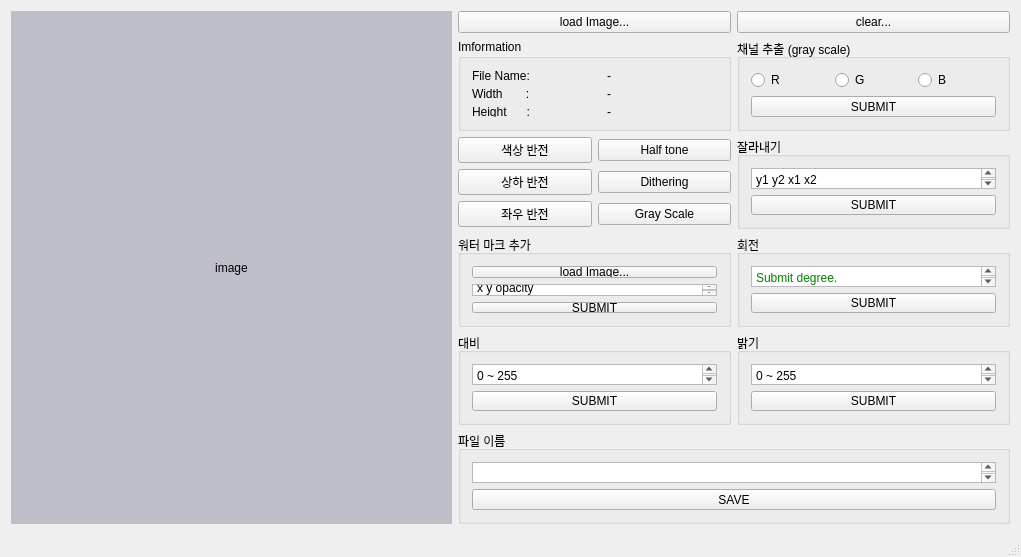
<?xml version="1.0" encoding="UTF-8"?>
<ui version="4.0">
 <class>MainWindow</class>
 <widget class="QMainWindow" name="MainWindow">
  <property name="geometry">
   <rect>
    <x>0</x>
    <y>0</y>
    <width>1021</width>
    <height>557</height>
   </rect>
  </property>
  <property name="minimumSize">
   <size>
    <width>1021</width>
    <height>557</height>
   </size>
  </property>
  <property name="windowTitle">
   <string>PPM Image Processing</string>
  </property>
  <widget class="QWidget" name="centralWidget">
   <layout class="QHBoxLayout" name="horizontalLayout_2">
    <item>
     <layout class="QHBoxLayout" name="horizontalLayout">
      <item>
       <widget class="QLabel" name="image">
        <property name="sizePolicy">
         <sizepolicy hsizetype="Expanding" vsizetype="Preferred">
          <horstretch>0</horstretch>
          <verstretch>0</verstretch>
         </sizepolicy>
        </property>
        <property name="minimumSize">
         <size>
          <width>441</width>
          <height>491</height>
         </size>
        </property>
        <property name="maximumSize">
         <size>
          <width>16777215</width>
          <height>16777215</height>
         </size>
        </property>
        <property name="styleSheet">
         <string notr="true">border-color: rgb(0, 0, 0);
font: 9pt &quot;Courier&quot;;
background-color: rgb(190, 191, 200);</string>
        </property>
        <property name="text">
         <string>image</string>
        </property>
        <property name="alignment">
         <set>Qt::AlignCenter</set>
        </property>
       </widget>
      </item>
      <item>
       <layout class="QGridLayout" name="gridLayout_3">
        <item row="3" column="0">
         <widget class="QGroupBox" name="groupBox_6">
          <property name="title">
           <string>워터 마크 추가</string>
          </property>
          <layout class="QVBoxLayout" name="verticalLayout_5">
           <item>
            <layout class="QGridLayout" name="gridLayout_2">
             <item row="1" column="0" colspan="2">
              <widget class="QTextEdit" name="add_watermark">
               <property name="maximumSize">
                <size>
                 <width>16777215</width>
                 <height>22</height>
                </size>
               </property>
               <property name="html">
                <string>&lt;!DOCTYPE HTML PUBLIC &quot;-//W3C//DTD HTML 4.0//EN&quot; &quot;http://www.w3.org/TR/REC-html40/strict.dtd&quot;&gt;
&lt;html&gt;&lt;head&gt;&lt;meta name=&quot;qrichtext&quot; content=&quot;1&quot; /&gt;&lt;style type=&quot;text/css&quot;&gt;
p, li { white-space: pre-wrap; }
&lt;/style&gt;&lt;/head&gt;&lt;body style=&quot; font-family:'Gulim'; font-size:9pt; font-weight:400; font-style:normal;&quot;&gt;
&lt;p style=&quot; margin-top:0px; margin-bottom:0px; margin-left:0px; margin-right:0px; -qt-block-indent:0; text-indent:0px;&quot;&gt;x y opacity&lt;/p&gt;&lt;/body&gt;&lt;/html&gt;</string>
               </property>
              </widget>
             </item>
             <item row="0" column="0" colspan="2">
              <widget class="QPushButton" name="loadImage_watermark">
               <property name="text">
                <string>load Image...</string>
               </property>
              </widget>
             </item>
             <item row="2" column="0" colspan="2">
              <widget class="QPushButton" name="load_imageS">
               <property name="text">
                <string>SUBMIT</string>
               </property>
              </widget>
             </item>
            </layout>
           </item>
          </layout>
         </widget>
        </item>
        <item row="0" column="0">
         <widget class="QPushButton" name="loadImage">
          <property name="text">
           <string>load Image...</string>
          </property>
         </widget>
        </item>
        <item row="5" column="0" colspan="2">
         <widget class="QGroupBox" name="fileNamegroup">
          <property name="title">
           <string>파일 이름</string>
          </property>
          <layout class="QVBoxLayout" name="verticalLayout">
           <item>
            <widget class="QTextEdit" name="save_file_directory">
             <property name="maximumSize">
              <size>
               <width>16777215</width>
               <height>22</height>
              </size>
             </property>
            </widget>
           </item>
           <item>
            <widget class="QPushButton" name="save_file">
             <property name="text">
              <string>SAVE</string>
             </property>
            </widget>
           </item>
          </layout>
         </widget>
        </item>
        <item row="1" column="0">
         <widget class="QGroupBox" name="imageImform">
          <property name="title">
           <string>Imformation</string>
          </property>
          <layout class="QGridLayout" name="gridLayout">
           <item row="0" column="0">
            <widget class="QLabel" name="fileName">
             <property name="text">
              <string>File Name: </string>
             </property>
            </widget>
           </item>
           <item row="1" column="0">
            <widget class="QLabel" name="fileWidth">
             <property name="text">
              <string>Width       : </string>
             </property>
            </widget>
           </item>
           <item row="2" column="0">
            <widget class="QLabel" name="fileHeight">
             <property name="text">
              <string>Height      : </string>
             </property>
            </widget>
           </item>
           <item row="0" column="1">
            <widget class="QLabel" name="FileName_val">
             <property name="maximumSize">
              <size>
               <width>110</width>
               <height>12</height>
              </size>
             </property>
             <property name="text">
              <string>-</string>
             </property>
            </widget>
           </item>
           <item row="1" column="1">
            <widget class="QLabel" name="width_val">
             <property name="maximumSize">
              <size>
               <width>110</width>
               <height>12</height>
              </size>
             </property>
             <property name="text">
              <string>-</string>
             </property>
            </widget>
           </item>
           <item row="2" column="1">
            <widget class="QLabel" name="height_val">
             <property name="maximumSize">
              <size>
               <width>110</width>
               <height>12</height>
              </size>
             </property>
             <property name="text">
              <string>-</string>
             </property>
            </widget>
           </item>
          </layout>
         </widget>
        </item>
        <item row="2" column="1">
         <widget class="QGroupBox" name="groupBox_8">
          <property name="title">
           <string>잘라내기</string>
          </property>
          <layout class="QVBoxLayout" name="verticalLayout_6">
           <item>
            <widget class="QTextEdit" name="crop_pos">
             <property name="maximumSize">
              <size>
               <width>16777215</width>
               <height>22</height>
              </size>
             </property>
             <property name="html">
              <string>&lt;!DOCTYPE HTML PUBLIC &quot;-//W3C//DTD HTML 4.0//EN&quot; &quot;http://www.w3.org/TR/REC-html40/strict.dtd&quot;&gt;
&lt;html&gt;&lt;head&gt;&lt;meta name=&quot;qrichtext&quot; content=&quot;1&quot; /&gt;&lt;style type=&quot;text/css&quot;&gt;
p, li { white-space: pre-wrap; }
&lt;/style&gt;&lt;/head&gt;&lt;body style=&quot; font-family:'Gulim'; font-size:9pt; font-weight:400; font-style:normal;&quot;&gt;
&lt;p style=&quot; margin-top:0px; margin-bottom:0px; margin-left:0px; margin-right:0px; -qt-block-indent:0; text-indent:0px;&quot;&gt;y1 y2 x1 x2&lt;/p&gt;&lt;/body&gt;&lt;/html&gt;</string>
             </property>
            </widget>
           </item>
           <item>
            <widget class="QPushButton" name="pos_submit">
             <property name="text">
              <string>SUBMIT</string>
             </property>
            </widget>
           </item>
          </layout>
         </widget>
        </item>
        <item row="3" column="1">
         <widget class="QGroupBox" name="rotate">
          <property name="title">
           <string>회전</string>
          </property>
          <layout class="QVBoxLayout" name="verticalLayout_3">
           <item>
            <widget class="QTextEdit" name="degree_val">
             <property name="maximumSize">
              <size>
               <width>16777215</width>
               <height>22</height>
              </size>
             </property>
             <property name="html">
              <string>&lt;!DOCTYPE HTML PUBLIC &quot;-//W3C//DTD HTML 4.0//EN&quot; &quot;http://www.w3.org/TR/REC-html40/strict.dtd&quot;&gt;
&lt;html&gt;&lt;head&gt;&lt;meta name=&quot;qrichtext&quot; content=&quot;1&quot; /&gt;&lt;style type=&quot;text/css&quot;&gt;
p, li { white-space: pre-wrap; }
&lt;/style&gt;&lt;/head&gt;&lt;body style=&quot; font-family:'Gulim'; font-size:9pt; font-weight:400; font-style:normal;&quot;&gt;
&lt;p style=&quot; margin-top:0px; margin-bottom:0px; margin-left:0px; margin-right:0px; -qt-block-indent:0; text-indent:0px;&quot;&gt;&lt;span style=&quot; color:#008000;&quot;&gt;Submit&lt;/span&gt;&lt;span style=&quot; color:#c0c0c0;&quot;&gt; &lt;/span&gt;&lt;span style=&quot; color:#008000;&quot;&gt;degree.&lt;/span&gt;&lt;/p&gt;&lt;/body&gt;&lt;/html&gt;</string>
             </property>
            </widget>
           </item>
           <item>
            <widget class="QPushButton" name="degree_submit">
             <property name="text">
              <string>SUBMIT</string>
             </property>
            </widget>
           </item>
          </layout>
         </widget>
        </item>
        <item row="1" column="1">
         <widget class="QGroupBox" name="extractChennel">
          <property name="title">
           <string>채널 추출 (gray scale)</string>
          </property>
          <layout class="QGridLayout" name="gridLayout_4">
           <item row="0" column="0">
            <widget class="QRadioButton" name="R_color">
             <property name="text">
              <string>R</string>
             </property>
            </widget>
           </item>
           <item row="0" column="1">
            <widget class="QRadioButton" name="G_color">
             <property name="text">
              <string>G</string>
             </property>
            </widget>
           </item>
           <item row="0" column="2">
            <widget class="QRadioButton" name="B_color">
             <property name="text">
              <string>B</string>
             </property>
            </widget>
           </item>
           <item row="1" column="0" colspan="3">
            <widget class="QPushButton" name="chennel_submit">
             <property name="text">
              <string>SUBMIT</string>
             </property>
            </widget>
           </item>
          </layout>
         </widget>
        </item>
        <item row="2" column="0">
         <layout class="QGridLayout" name="gridLayout_5">
          <item row="0" column="0">
           <widget class="QPushButton" name="negative">
            <property name="text">
             <string>색상 반전</string>
            </property>
           </widget>
          </item>
          <item row="0" column="1">
           <widget class="QPushButton" name="halftone">
            <property name="text">
             <string>Half tone</string>
            </property>
           </widget>
          </item>
          <item row="2" column="0">
           <widget class="QPushButton" name="reverse_ud">
            <property name="text">
             <string>상하 반전</string>
            </property>
           </widget>
          </item>
          <item row="2" column="1">
           <widget class="QPushButton" name="Dithering">
            <property name="text">
             <string>Dithering</string>
            </property>
           </widget>
          </item>
          <item row="5" column="0">
           <widget class="QPushButton" name="reverse_rl">
            <property name="text">
             <string>좌우 반전</string>
            </property>
           </widget>
          </item>
          <item row="5" column="1">
           <widget class="QPushButton" name="grayscale">
            <property name="text">
             <string>Gray Scale</string>
            </property>
           </widget>
          </item>
         </layout>
        </item>
        <item row="4" column="0">
         <widget class="QGroupBox" name="contrast">
          <property name="title">
           <string>대비</string>
          </property>
          <layout class="QVBoxLayout" name="verticalLayout_4">
           <item>
            <widget class="QTextEdit" name="contrast_val">
             <property name="maximumSize">
              <size>
               <width>16777215</width>
               <height>22</height>
              </size>
             </property>
             <property name="html">
              <string>&lt;!DOCTYPE HTML PUBLIC &quot;-//W3C//DTD HTML 4.0//EN&quot; &quot;http://www.w3.org/TR/REC-html40/strict.dtd&quot;&gt;
&lt;html&gt;&lt;head&gt;&lt;meta name=&quot;qrichtext&quot; content=&quot;1&quot; /&gt;&lt;style type=&quot;text/css&quot;&gt;
p, li { white-space: pre-wrap; }
&lt;/style&gt;&lt;/head&gt;&lt;body style=&quot; font-family:'Gulim'; font-size:9pt; font-weight:400; font-style:normal;&quot;&gt;
&lt;p style=&quot; margin-top:0px; margin-bottom:0px; margin-left:0px; margin-right:0px; -qt-block-indent:0; text-indent:0px;&quot;&gt;0 ~ 255&lt;/p&gt;&lt;/body&gt;&lt;/html&gt;</string>
             </property>
            </widget>
           </item>
           <item>
            <widget class="QPushButton" name="contrast_submit">
             <property name="text">
              <string>SUBMIT</string>
             </property>
            </widget>
           </item>
          </layout>
         </widget>
        </item>
        <item row="4" column="1">
         <widget class="QGroupBox" name="brightness">
          <property name="title">
           <string>밝기</string>
          </property>
          <layout class="QVBoxLayout" name="verticalLayout_2">
           <item>
            <widget class="QTextEdit" name="brightness_val">
             <property name="maximumSize">
              <size>
               <width>16777215</width>
               <height>22</height>
              </size>
             </property>
             <property name="html">
              <string>&lt;!DOCTYPE HTML PUBLIC &quot;-//W3C//DTD HTML 4.0//EN&quot; &quot;http://www.w3.org/TR/REC-html40/strict.dtd&quot;&gt;
&lt;html&gt;&lt;head&gt;&lt;meta name=&quot;qrichtext&quot; content=&quot;1&quot; /&gt;&lt;style type=&quot;text/css&quot;&gt;
p, li { white-space: pre-wrap; }
&lt;/style&gt;&lt;/head&gt;&lt;body style=&quot; font-family:'Gulim'; font-size:9pt; font-weight:400; font-style:normal;&quot;&gt;
&lt;p style=&quot; margin-top:0px; margin-bottom:0px; margin-left:0px; margin-right:0px; -qt-block-indent:0; text-indent:0px;&quot;&gt;0 ~ 255&lt;/p&gt;&lt;/body&gt;&lt;/html&gt;</string>
             </property>
            </widget>
           </item>
           <item>
            <widget class="QPushButton" name="brightness_submit">
             <property name="text">
              <string>SUBMIT</string>
             </property>
            </widget>
           </item>
          </layout>
         </widget>
        </item>
        <item row="0" column="1">
         <widget class="QPushButton" name="clear_btn">
          <property name="text">
           <string>clear...</string>
          </property>
         </widget>
        </item>
       </layout>
      </item>
     </layout>
    </item>
   </layout>
  </widget>
  <widget class="QStatusBar" name="statusBar"/>
 </widget>
 <layoutdefault spacing="6" margin="11"/>
 <resources/>
 <connections/>
 <slots>
  <slot>load_image_clicked()</slot>
  <slot>save_image_clicked()</slot>
 </slots>
</ui>
